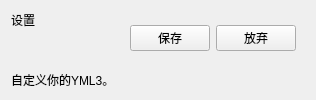
    <widget class="QWidget" name="titleLimitWidget" native="true">
     <layout class="QGridLayout" name="gridLayout_2">
      <item row="0" column="0">
       <widget class="TitleLabel" name="titleLabel">
        <property name="sizePolicy">
         <sizepolicy hsizetype="Expanding" vsizetype="Fixed">
          <horstretch>0</horstretch>
          <verstretch>0</verstretch>
         </sizepolicy>
        </property>
        <property name="text">
         <string>设置</string>
        </property>
       </widget>
      </item>
      <item row="2" column="0">
       <widget class="StrongBodyLabel" name="subTitleLabel">
        <property name="sizePolicy">
         <sizepolicy hsizetype="Preferred" vsizetype="Fixed">
          <horstretch>0</horstretch>
          <verstretch>0</verstretch>
         </sizepolicy>
        </property>
        <property name="text">
         <string>自定义你的YML3。</string>
        </property>
        <property name="textFormat">
         <enum>Qt::MarkdownText</enum>
        </property>
       </widget>
      </item>
      <item row="0" column="1" rowspan="2">
       <widget class="QWidget" name="saveSettingsBtnWidget" native="true">
        <property name="sizePolicy">
         <sizepolicy hsizetype="Fixed" vsizetype="Preferred">
          <horstretch>0</horstretch>
          <verstretch>0</verstretch>
         </sizepolicy>
        </property>
        <layout class="QHBoxLayout" name="horizontalLayout">
         <item>
          <widget class="PrimaryPushButton" name="saveBtn">
           <property name="text">
            <string>保存</string>
           </property>
          </widget>
         </item>
         <item>
          <widget class="PushButton" name="giveUpBtn">
           <property name="text">
            <string>放弃</string>
           </property>
          </widget>
         </item>
        </layout>
       </widget>
      </item>
     </layout>
    </widget>
